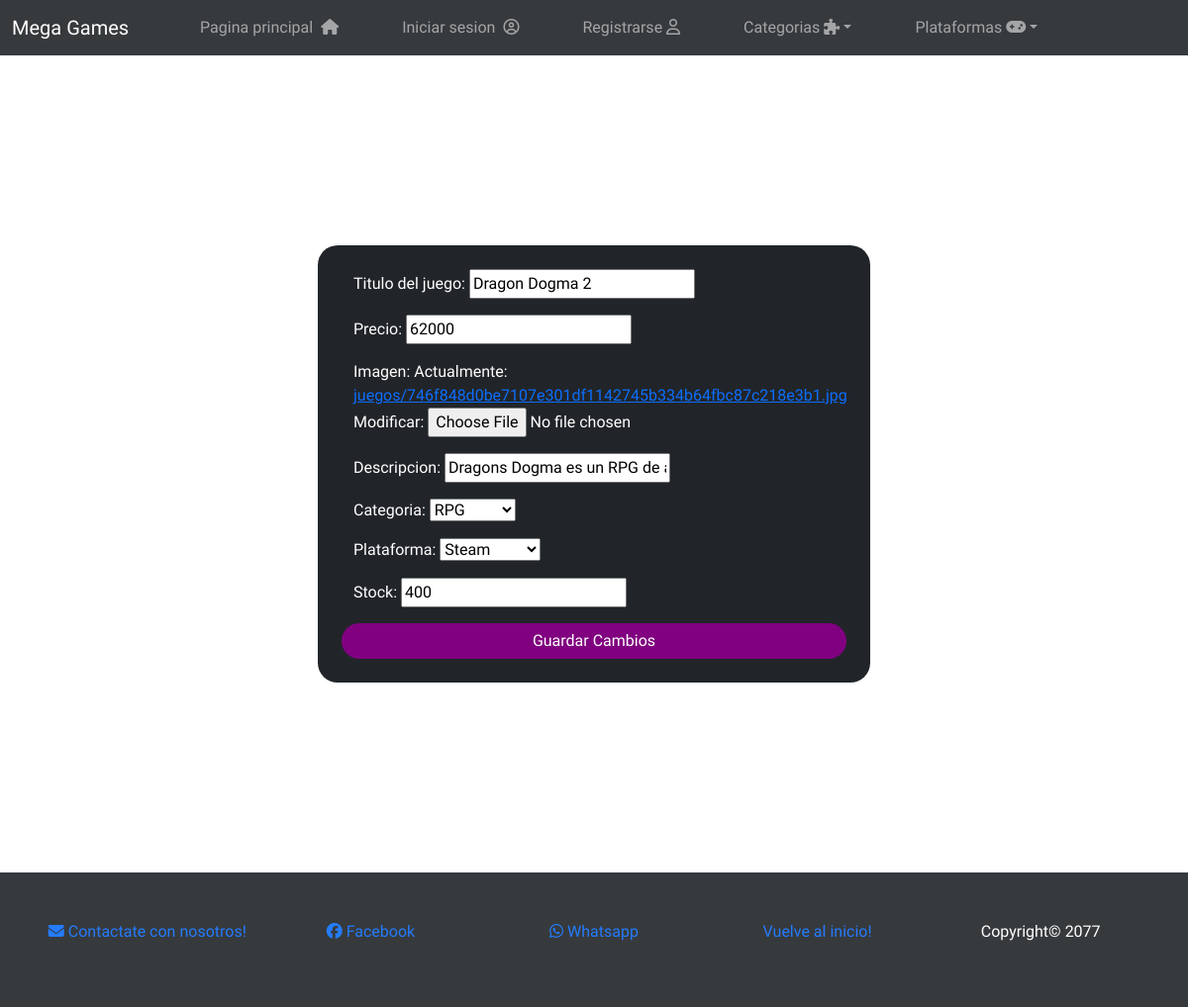
Page /edit/2 on the earlier database version.
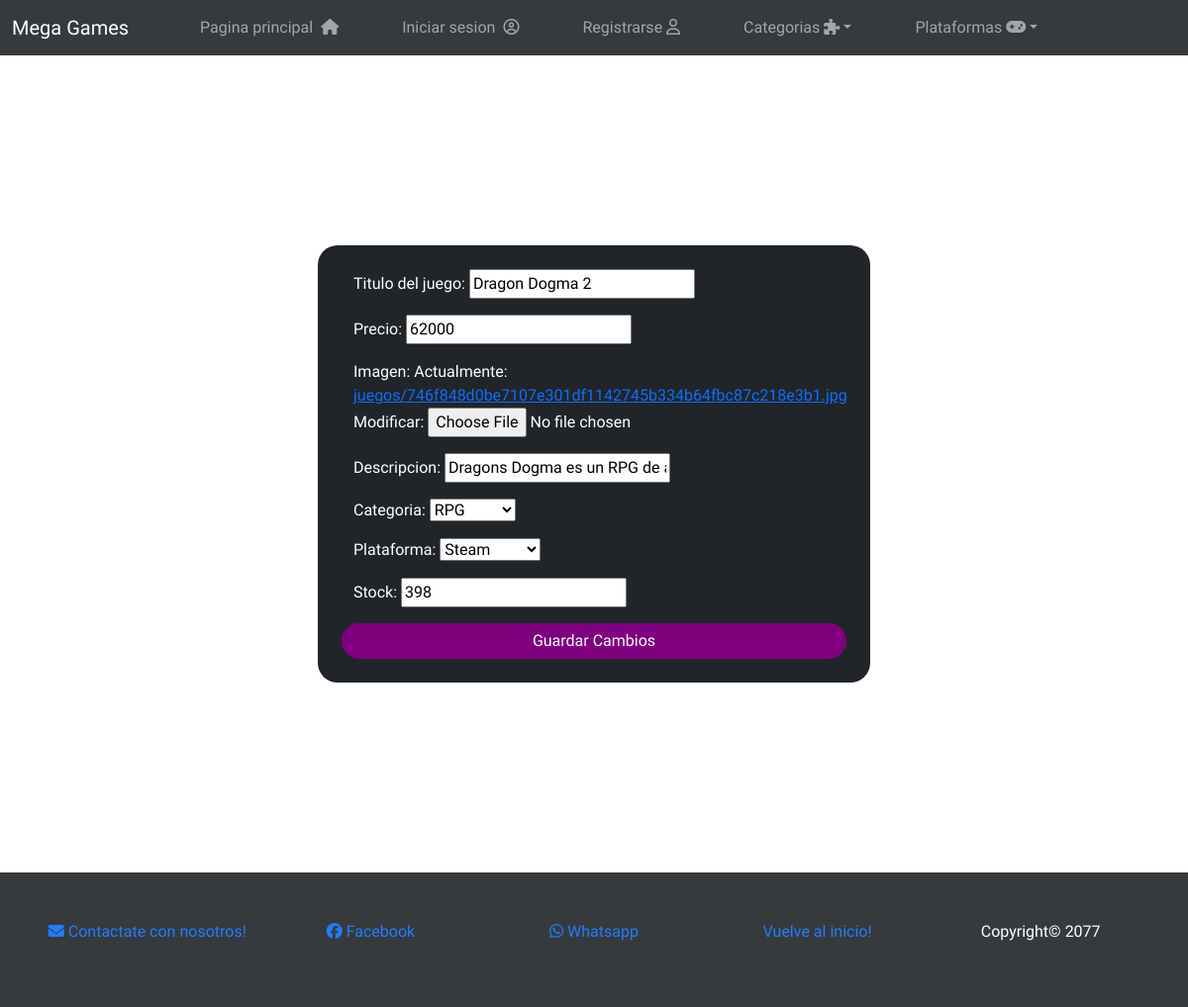
Same page on the later database version.
### juegos/models.py (models this page shows, shortened)
class Juego (models.Model):
    nombre = models.CharField(max_length=100)
    precio = models.IntegerField()
    imagen = models.ImageField(upload_to='juegos/')
    descripcion = models.CharField(max_length=1000)
    categoria = models.ForeignKey(Categoria, on_delete=models.CASCADE)
    plataforma = models.ForeignKey(Plataforma, on_delete=models.CASCADE)
    stock = models.IntegerField()

class Categoria(models.Model):
    nombre = models.CharField(max_length=100)
    def __str__(self):
        return self.nombre

class Plataforma(models.Model):
    nombre = models.CharField(max_length=100)
    def __str__(self):
        return self.nombre

### juegos/views.py (the view)
# urls.py: path("edit/<int:juego_id>",views.editar_juego, name="edit"),
def editar_juego(request, juego_id):
    juego = get_object_or_404(Juego,id=juego_id)
    if request.method == 'POST':
        form = JuegoForm(request.POST,request.FILES, instance=juego)
        if form.is_valid():
            form.save()
            return redirect('Home')
    else:
        form = JuegoForm(instance=juego)
    return render(request,'crud/edit_juego.html',{'form':form,'juego':juego,'exitoso':'Juego editado con exito'})

### juegos/forms.py
class JuegoForm(forms.ModelForm):
    class Meta:
        model = Juego
        fields = ['nombre','precio','imagen','descripcion','categoria','plataforma','stock']
        labels = {
            'nombre': 'Titulo del juego',
        }

### carro/context_processor.py (called while the page is built)
def importe_total_carro(request):
    total=0
    if request.user.is_authenticated:
        if 'carro' in request.session:
            for key, value in request.session["carro"].items():
                total=total+(float(value["precio"])*value["cantidad"])
    return {"importe_total_carro":total}

### tienda/templates/crud/edit_juego.html (shortened to what this page needs)
{% extends "herencias/base.html" %}
{% load static %}
    {% block content %}
    <h1 class="text-center my-5">Editar Juego</h1>
    <div class="container d-flex justify-content-center align-items-center">
        <form class="my-5 bg-dark row  p-4 col-12 col-md-8 col-lg-6" method="post" onsubmit="alert('Juego editado con exito!')" enctype="multipart/form-data">
          {{ form.as_p }}
          <button class="btn btn-primary" type="submit">Guardar Cambios</button>
        </form>
    </div>
    <br>
    <br>
    <br>
    <br>
    <br>
    <br>
      {% endblock %}

Differences in the rows shown:
changed Juego "RPG": stock "400" → "398"
